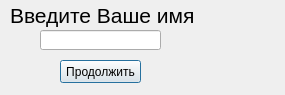
<?xml version="1.0" encoding="UTF-8"?>
<ui version="4.0">
 <class>Dialog</class>
 <widget class="QDialog" name="Dialog">
  <property name="geometry">
   <rect>
    <x>0</x>
    <y>0</y>
    <width>285</width>
    <height>95</height>
   </rect>
  </property>
  <property name="windowTitle">
   <string>Dialog</string>
  </property>
  <widget class="QLabel" name="label">
   <property name="geometry">
    <rect>
     <x>10</x>
     <y>0</y>
     <width>271</width>
     <height>31</height>
    </rect>
   </property>
   <property name="font">
    <font>
     <pointsize>16</pointsize>
    </font>
   </property>
   <property name="text">
    <string>Введите Ваше имя</string>
   </property>
  </widget>
  <widget class="QLineEdit" name="lineEdit">
   <property name="geometry">
    <rect>
     <x>40</x>
     <y>30</y>
     <width>121</width>
     <height>20</height>
    </rect>
   </property>
  </widget>
  <widget class="QPushButton" name="pushButton">
   <property name="geometry">
    <rect>
     <x>60</x>
     <y>60</y>
     <width>81</width>
     <height>23</height>
    </rect>
   </property>
   <property name="text">
    <string>Продолжить</string>
   </property>
  </widget>
 </widget>
 <resources/>
 <connections/>
</ui>
